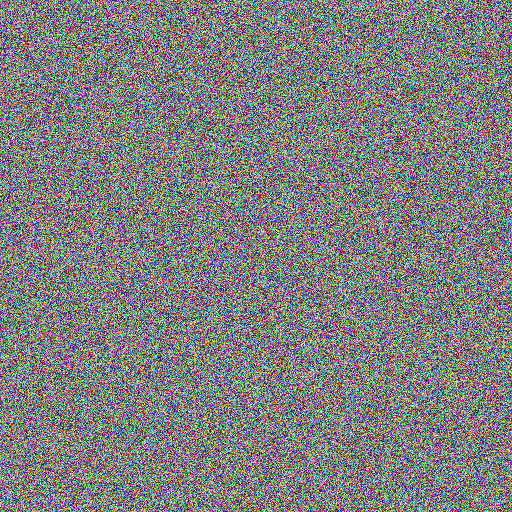
#> input picture week06_audio_project/test_image.png, 512 x 512 px, found by its file name
$ python image_processor.py
#> lines starting #> are read from the running program, lines starting #| are printed output that depends on the picture
from PIL import Image
import numpy as np
import os

class ImageProcessor:
    def __init__(self, image_path):
        """初始化图像处理器

        Args:
            image_path (str): 图像文件路径
        """
        if not os.path.exists(image_path):
            raise FileNotFoundError(f"图像文件不存在: {image_path}")

        self.image_path = image_path
        self.image = Image.open(image_path)
        self.data = np.array(self.image)

    def get_dimensions(self):
        """获取图像尺寸

        Returns:
            tuple: (height, width, channels) 或 (height, width) 对于灰度图像
        """
        return self.data.shape

    def convert_to_grayscale(self):
        """转换为灰度图像

        Returns:
            PIL.Image: 灰度图像对象
        """
        if len(self.data.shape) == 3:
            # 彩色图像，计算灰度值
            gray_data = np.mean(self.data, axis=2).astype(np.uint8)
        else:
            # 已经是灰度图像
            gray_data = self.data

        return Image.fromarray(gray_data, 'L')

    def resize_image(self, new_size):
        """调整图像尺寸

        Args:
            new_size (tuple): (width, height)

        Returns:
            PIL.Image: 调整尺寸后的图像
        """
        return self.image.resize(new_size)

    def crop_image(self, box):
        """裁剪图像

        Args:
            box (tuple): (left, top, right, bottom)

        Returns:
            PIL.Image: 裁剪后的图像
        """
        return self.image.crop(box)

    def rotate_image(self, angle):
        """旋转图像

        Args:
            angle (float): 旋转角度（度）

        Returns:
            PIL.Image: 旋转后的图像
        """
        return self.image.rotate(angle, expand=True)

    def apply_blur(self, radius=2):
        """应用模糊效果

        Args:
            radius (int): 模糊半径

        Returns:
            PIL.Image: 模糊后的图像
        """
        from PIL import ImageFilter
        return self.image.filter(ImageFilter.GaussianBlur(radius))

    def adjust_brightness(self, factor):
        """调整亮度

        Args:
            factor (float): 亮度因子 (0.0-2.0, 1.0为原始亮度)

        Returns:
            PIL.Image: 调整亮度后的图像
        """
        from PIL import ImageEnhance
        enhancer = ImageEnhance.Brightness(self.image)
        return enhancer.enhance(factor)

    def save_processed_image(self, image, output_path):
        """保存处理后的图像

        Args:
            image (PIL.Image): 要保存的图像
            output_path (str): 输出文件路径
        """
        image.save(output_path)
        print(f"图像已保存到: {output_path}")

# 示例使用代码
if __name__ == "__main__":
    # 检查是否有现有的图像文件可以测试
    test_images = ["random_image.png", "1_random_image.png", "test_image.png"]
    image_path = None

    for img in test_images:
        if os.path.exists(img):
            image_path = img
            break

    if image_path is None:
        print("没有找到测试图像，先创建一个随机图像...")
        # 创建一个测试图像
        from PIL import Image
        import numpy as np

        # 创建随机图像
        data = np.random.randint(0, 256, (300, 300, 3), dtype=np.uint8)
        test_img = Image.fromarray(data, 'RGB')
        image_path = "test_image.png"
        test_img.save(image_path)
        print(f"测试图像已创建: {image_path}")

    # 使用ImageProcessor处理图像
    try:
        processor = ImageProcessor(image_path)
#> in __init__, self.image is the input picture: PIL image 512x512 RGB; mean R, G, B 127.5, 127.4, 127.6

        print(f"原始图像尺寸: {processor.get_dimensions()}")

        # 转换为灰度图像
        gray_image = processor.convert_to_grayscale()
#> in convert_to_grayscale, `gray_data = np.mean(self.data, axis=2).astype(np.uint8)`:
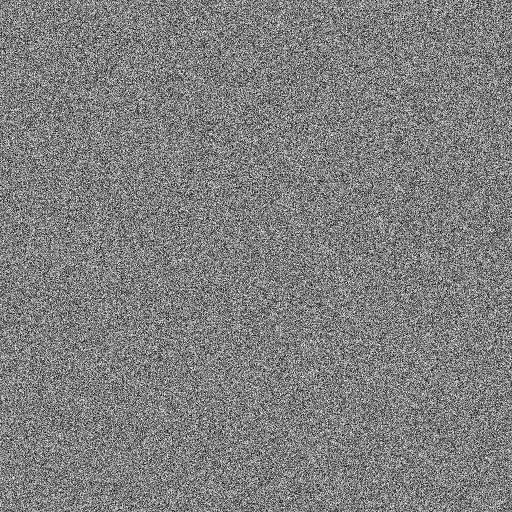
#> gray_data: shape (512, 512); min 1, max 253, mean 127.2
        processor.save_processed_image(gray_image, "gray_output.png")

        # 调整尺寸
        resized_image = processor.resize_image((200, 200))
#> in resize_image, `return self.image.resize(new_size)`:
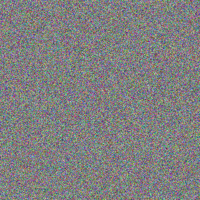
#> returned value: PIL image 200x200 RGB; mean R, G, B 127.5, 127.4, 127.6
        processor.save_processed_image(resized_image, "resized_output.png")

        # 调整亮度
        bright_image = processor.adjust_brightness(1.5)
#> in adjust_brightness, `return enhancer.enhance(factor)`:
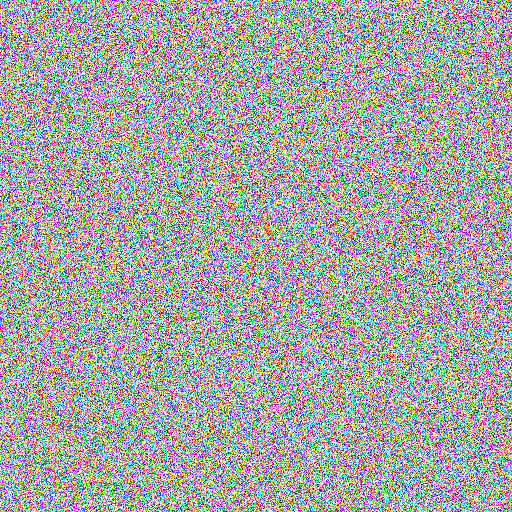
#> returned value: PIL image 512x512 RGB; mean R, G, B 169.6, 169.5, 169.8
        processor.save_processed_image(bright_image, "bright_output.png")

        # 应用模糊
        blurred_image = processor.apply_blur(3)
#> in apply_blur, `return self.image.filter(ImageFilter.GaussianBlur(radius))`:
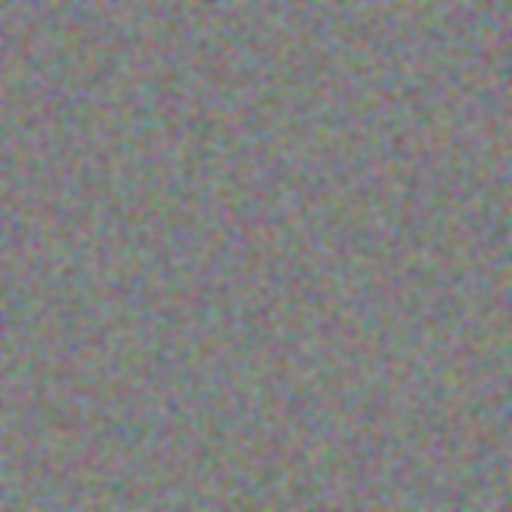
#> returned value: PIL image 512x512 RGB; mean R, G, B 127.5, 127.4, 127.6
        processor.save_processed_image(blurred_image, "blurred_output.png")

        print("图像处理完成！")

    except Exception as e:
        print(f"处理图像时出错: {e}")
